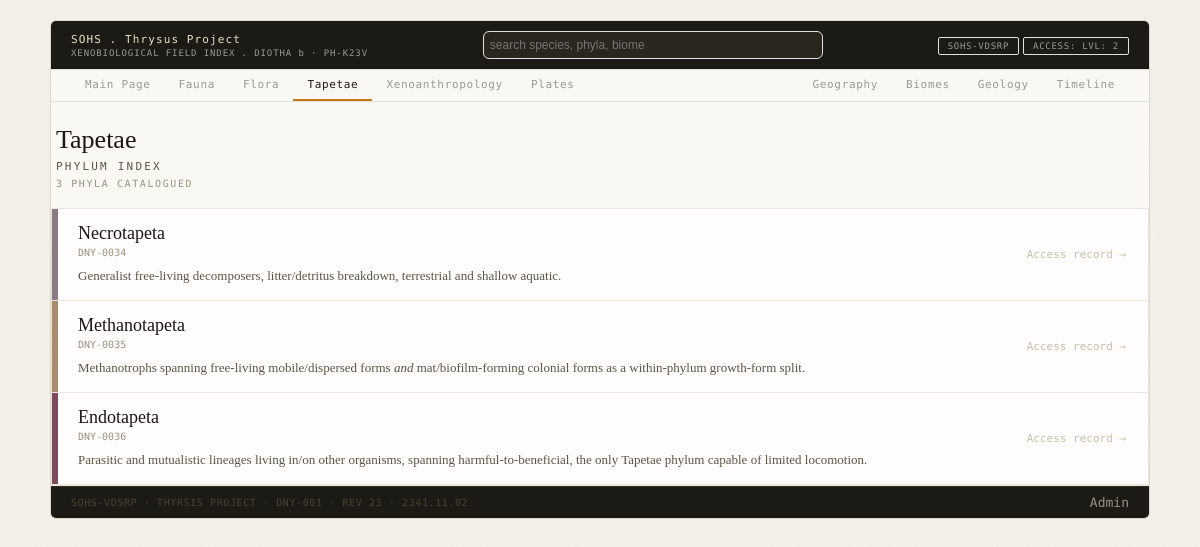
The app's page /tapetae.php with its own data.
### tables this page shows
CREATE TABLE `taxa` (
  `id` int(11) NOT NULL AUTO_INCREMENT,
  `parent_taxon_id` int(11) DEFAULT NULL,
  `name` varchar(100) NOT NULL,
  `rank` varchar(55) DEFAULT NULL,
  `description` text DEFAULT NULL,
  `colour_hex` varchar(7) DEFAULT NULL,
  `body_plan` text DEFAULT NULL,
  `appearance` text DEFAULT NULL,
  `behaviour` text DEFAULT NULL,
  `habitat_and_distribution` text DEFAULT NULL,
  `evolutionary_history` text DEFAULT NULL,
  `status` enum('extant','extinct') DEFAULT 'extant',
  `first_described` date DEFAULT NULL,
  `lead` varchar(100) DEFAULT NULL,
  `last_edited` date DEFAULT NULL,
  `category` enum('fauna','flora','tapetae') DEFAULT 'fauna',
  `image` varchar(255) DEFAULT NULL,
  PRIMARY KEY (`id`),
  KEY `parent_taxon_id` (`parent_taxon_id`),
  CONSTRAINT `taxa_ibfk_1` FOREIGN KEY (`parent_taxon_id`) REFERENCES `taxa` (`id`)
);

### tapetae.php (the view, shortened to what this page needs)
<?php
include 'header.php';
$query = "SELECT * FROM taxa WHERE rank = 'phylum' AND category = 'tapetae'";
$result = mysqli_query($db_connect, $query);
echo "<div class='fauna-head'>";
echo "<div class='fauna-title'>Tapetae</div>";
echo "<div class='fauna-sub'>Phylum Index</div>";
echo "<div class='fauna-count'>" . mysqli_num_rows($result) . " phyla catalogued</div>";
echo "</div>";
echo "<div class='phylum-index'>";
while ($row = $result->fetch_assoc()) {
    echo "<a href='entry.php?id=" . $row['id'] . "' class='phylum-row'>";
    echo "<div class='phylum-spine' style='background:" . $row['colour_hex'] . ";'></div>";
    echo "<div class='phylum-body'>";
    echo "<div class='phylum-name'>" . $row['name'] . "</div>";
    echo "<div class='phylum-code'>DNY-" . str_pad($row['id'], 4, "0", STR_PAD_LEFT) . "</div>";
    echo "<div class='phylum-desc'>" . $row['description'] . "</div>";
    echo "</div>";
    echo "<span class='phylum-cue'>Access record &rarr;</span>";
    echo "</a>";
}
echo "</div>";
include 'footer.php';

### style.css (style rules this page uses)
* { box-sizing: border-box; margin: 0; padding: 0; }
:root { --bg: #f4f0e8; --surface: #faf8f3; --border: #ddd8ca; --border-faint: #eae6dc; --topbar-bg: #1c1a14; --text-primary: #1a1714; --text-secondary: #5c5546; --text-muted: #9c9080; --accent-amber: #c27b12; --mono: 'Space Mono', monospace; --serif: 'Libre Baskerville', serif; }
body { background: var(--bg); padding: 20px; }
.fauna-head { padding: 18px 0 14px; }
.fauna-title { font-family: var(--serif); font-size: 26px; color: var(--text-primary); margin: 5px; }
.fauna-sub { font-family: var(--mono); font-size: 11px; text-transform: uppercase; letter-spacing: 0.2em; color: var(--text-secondary); margin: 5px; }
.fauna-count { font-family: var(--mono); font-size: 10px; text-transform: uppercase; letter-spacing: 0.16em; color: var(--text-muted); margin: 5px; }
.phylum-index { border: 1px solid var(--border-faint); }
.phylum-row { display: flex; text-decoration: none; color: inherit; background: #fefdfb; border-bottom: 1px solid var(--border-faint); cursor: pointer; align-items: center; }
.phylum-spine { width: 6px; align-self: stretch; flex-shrink: 0; }
.phylum-body { flex: 1; padding: 14px 20px; }
.phylum-name { font-family: var(--serif); font-size: 18px; color: var(--text-primary); }
.phylum-code { font-family: var(--mono); font-size: 10px; color: var(--text-muted); margin: 3px 0 8px; }
.phylum-desc { font-family: var(--serif); font-size: 13px; color: var(--text-secondary); line-height: 1.55; }
.phylum-cue { font-family: var(--mono); font-size: 11px; color: #c9bfa8; flex-shrink: 0; padding: 0 22px; }

### records on screen
taxa: name "Necrotapeta", id "0034", description "Generalist free-living decomposers, litter/detritus breakdown, terrestrial and shallow aquatic."
taxa: name "Methanotapeta", id "0035", description "Methanotrophs spanning free-living mobile/dispersed forms and mat/biofilm-forming colonial forms as a within-phylum growth-form split."
taxa: name "Endotapeta", id "0036", description "Parasitic and mutualistic lineages living in/on other organisms, spanning harmful-to-beneficial, the only Tapetae phylum capable of limited locomotion."

### other values on screen
mysqli_num_rows($result) "3"
